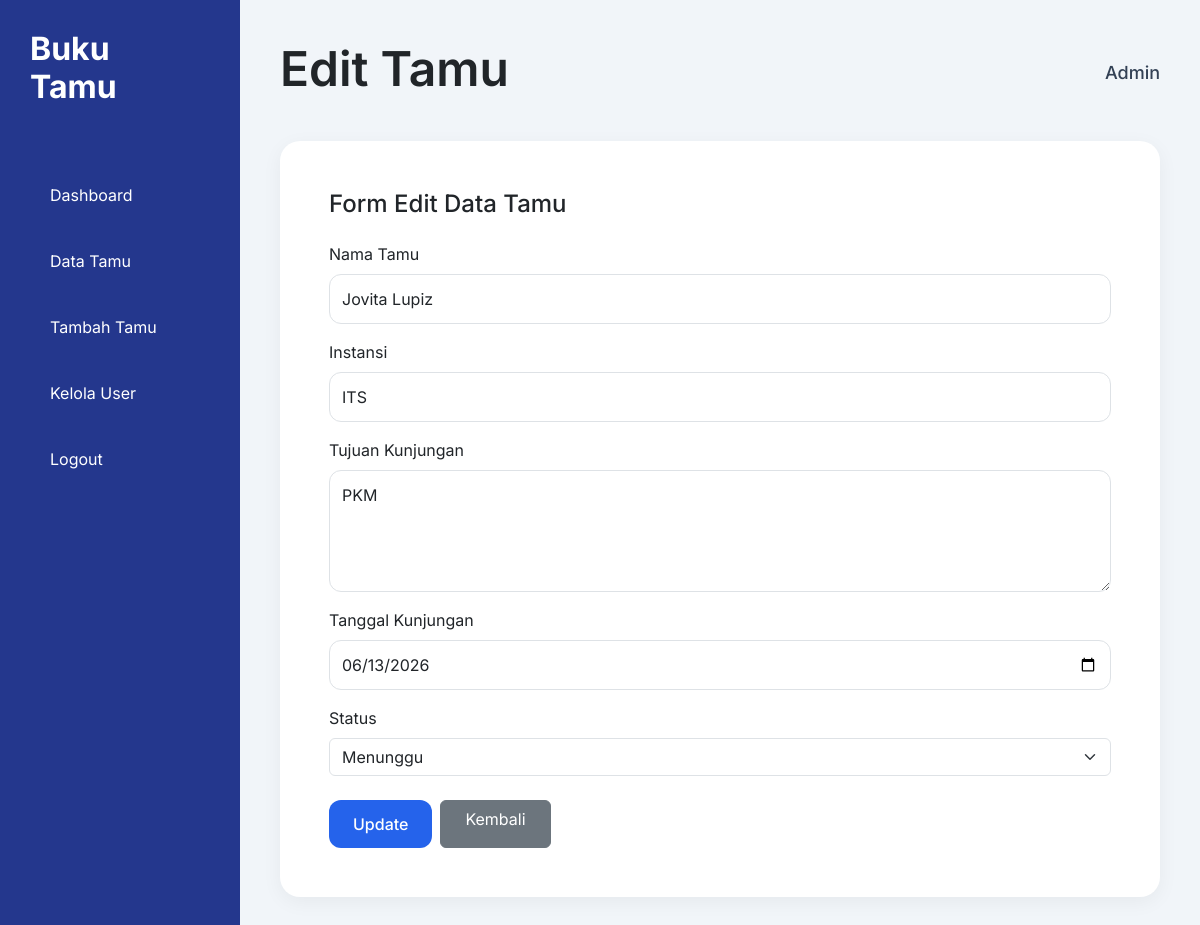
The app's page /edit_tamu.php?id=5 (signed in) with its own data.
### tables this page shows
CREATE TABLE IF NOT EXISTS `tamu` (
  `id` int NOT NULL AUTO_INCREMENT,
  `nama` varchar(100) NOT NULL,
  `instansi` varchar(100) NOT NULL,
  `tujuan` text NOT NULL,
  `tanggal` date NOT NULL,
  `user_id` int DEFAULT NULL,
  `status` varchar(20) NOT NULL DEFAULT 'Menunggu',
  PRIMARY KEY (`id`),
  KEY `user_id` (`user_id`),
  CONSTRAINT `tamu_ibfk_1` FOREIGN KEY (`user_id`) REFERENCES `users` (`id`)
);

### edit_tamu.php (the view, shortened to what this page needs)
<?php
include 'koneksi.php';
$id = $_GET['id'];
$query = mysqli_query(
    $conn,
    "SELECT * FROM tamu WHERE id='$id'"
);
$data = mysqli_fetch_assoc($query);
?>
<!DOCTYPE html>
<html lang="id">
<head>
<link href="https://cdn.jsdelivr.net/npm/bootstrap@5.3.3/dist/css/bootstrap.min.css" rel="stylesheet">
<link rel="stylesheet" href="assets/css/style.css">
</head>
<body>
<div class="wrapper">
    <?php include 'layout/sidebar.php'; ?>
    <div class="main-content">
        <div class="topbar">
            <h3>Edit Tamu</h3>
            <span class="admin-text">
                <?= ucfirst($_SESSION['role']); ?>
            </span>
        </div>
        <div class="card table-card">
            <div class="card-body p-4">
                <h4 class="mb-4">
                    Form Edit Data Tamu
                </h4>
                <form method="POST">
                    <div class="mb-3">
                        <label class="form-label">
                            Nama Tamu
                        </label>
                        <input
                            type="text"
                            name="nama"
                            class="form-control"
                            value="<?= $data['nama']; ?>"
                            required>
                    </div>
                    <div class="mb-3">
                        <label class="form-label">
                            Instansi
                        </label>
                        <input
                            type="text"
                            name="instansi"
                            class="form-control"
                            value="<?= $data['instansi']; ?>">
                    </div>
                    <div class="mb-3">
                        <label class="form-label">
                            Tujuan Kunjungan
                        </label>
                        <textarea
                            name="tujuan"
                            class="form-control"
                            rows="4"
                            required><?= $data['tujuan']; ?></textarea>
                    </div>
                    <div class="mb-3">
                        <label class="form-label">
                            Tanggal Kunjungan
                        </label>
                        <input
                            type="date"
                            name="tanggal"
                            class="form-control"
                            value="<?= $data['tanggal']; ?>"
                            required>
                    </div>
                    <div class="mb-4">
                        <label class="form-label">
                            Status
                        </label>
                        <select
                            name="status"
                            class="form-select">
                            <option value="Menunggu"
                            <?= ($data['status']=='Menunggu') ? 'selected' : ''; ?>>
                            Menunggu
                            </option>
                        </select>
                    </div>
                    <div class="d-flex gap-2">
                        <button
                            type="submit"
                            name="update"
                            class="btn btn-primary px-4">
                            Update
                        </button>
                        <?php if($_SESSION['role']=='admin'){ ?>
                            <a href="data_tamu.php"
                               class="btn btn-secondary px-4">
                                Kembali
                            </a>
                        <?php } ?>
                    </div>
                </form>
            </div>
        </div>
    </div>
</div>
</body>
</html>

### assets/css/style.css (style rules this page uses)
body { background:#F1F5F9; font-family:'Inter',sans-serif; margin:0; }
.wrapper { display:flex; min-height:100vh; }
.main-content { flex:1; padding:40px; padding-bottom:100px; }
.topbar { display:flex; justify-content:space-between; align-items:center; margin-bottom:35px; }
.topbar h3 { font-size:3rem; font-weight:600; }
.table-card { border:none; border-radius:18px; box-shadow:0 5px 20px rgba(0,0,0,.05); min-height:350px; }
.form-control { border-radius:12px; padding:12px; }
.btn-primary { background:#2563EB; border:none; border-radius:12px; padding:12px 20px; font-weight:500; }
.admin-text { color:#334155; font-size:18px; font-weight:500; }
.table-card { background:white; border-radius:20px; padding:25px; }

### records on screen
tamu: nama "Jovita Lupiz", instansi "ITS", tujuan "PKM", tanggal "06/13/2026", status "Menunggu"

### other values on screen
$_SESSION['role'] "Admin"
